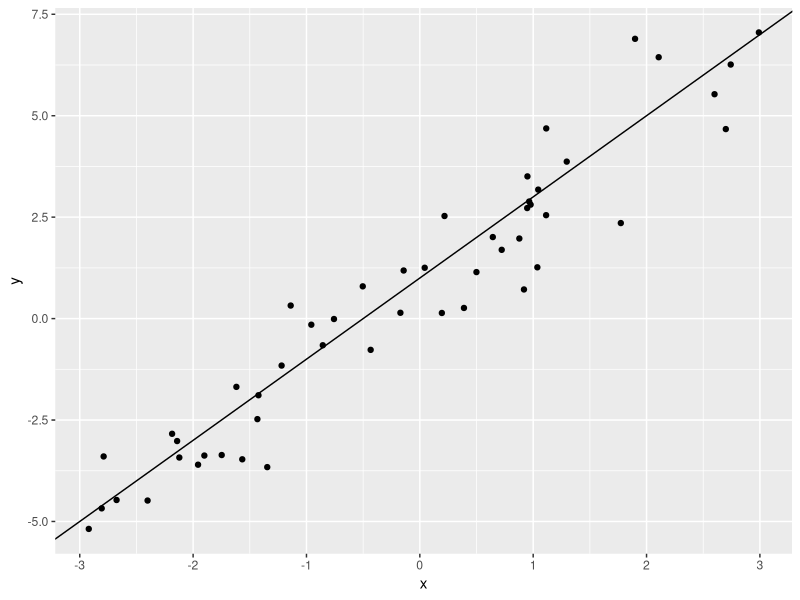
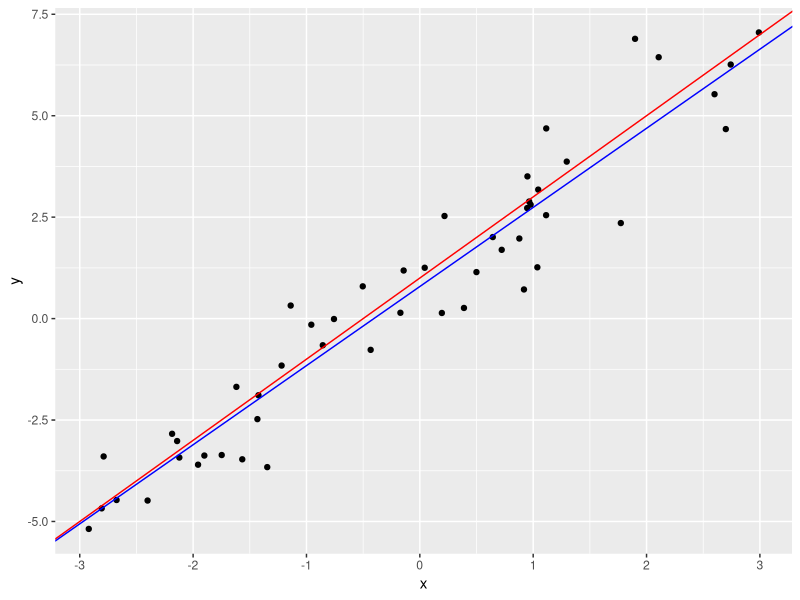
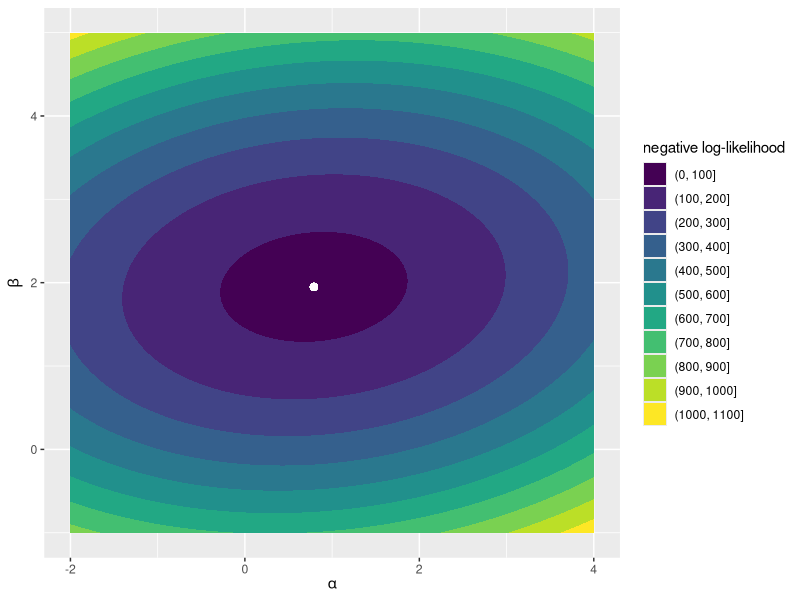
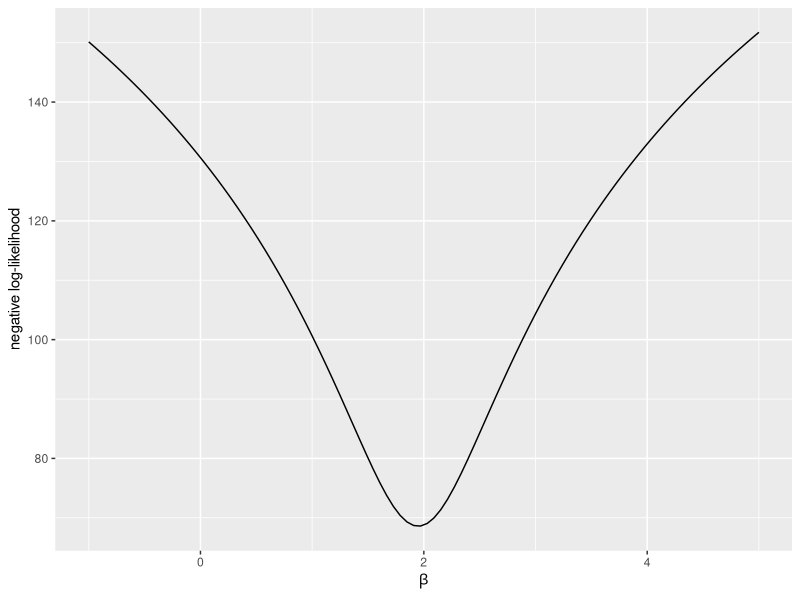
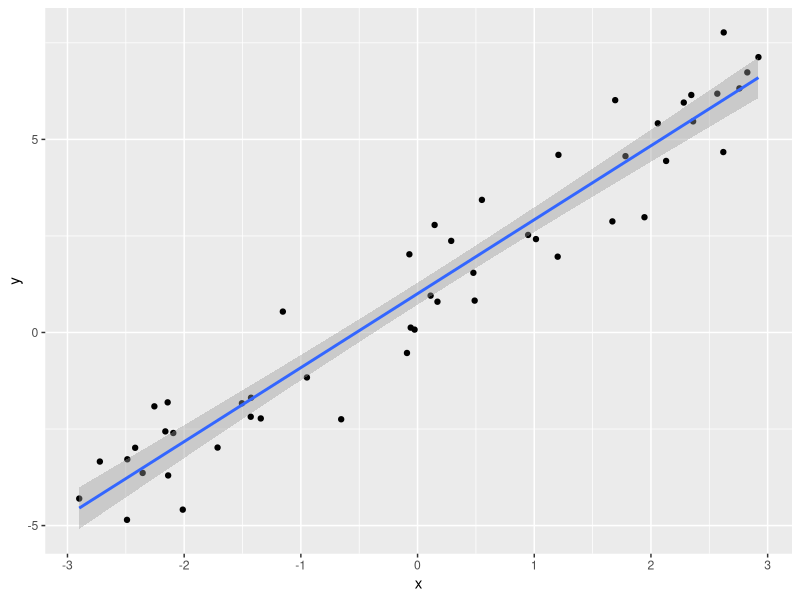

Source code (R) for these figures, in order:
## ---- chunk 1
## load the tidyverse packages
if (!require("tidyverse")) install.packages("tidyverse"); library(tidyverse)

knitr::opts_chunk$set(fig.height = 4, fig.width = 6)
## ---- chunk 2
a <- 1 ## intercept
b <- 2 ## slope
sigma <- 1 ## error standard deviation
## ---- chunk 3
n <- 50 ## sample size

## simulate data
sim_data <- data.frame(x = runif(n, min = -3, max = 3))
sim_data$y <- a + b*sim_data$x + rnorm(n, mean = 0, sd = sigma)

## Look at the data structure
head(sim_data)
## ---- chunk 4
sim_data %>% # start with the data
  ggplot(aes(x, y)) + # tell ggplot which aesthetics to use
  geom_point() + # add points
  geom_abline(intercept = a, slope = b) # show the known regression line
## ---- chunk 5
## negative log-likelihood of y-values given intercept, slope, and error sd
## we pass the parameters as a vector in the order a, b, sigma
lm_log_lik <- function(pars, x, y) {
  a <- pars[1]; b <- pars[2]; sigma <- pars[3]
  if (sigma > 0) {
    return(-sum(dnorm(y, mean = a + b*x, sd = sigma, log = TRUE)))
  } else {
    return(1000)
  }
}
## ---- chunk 6
fit <- optim(
  par = c(a = 0, b = 0, sigma = 1), 
  fn = lm_log_lik, 
  x = sim_data$x, 
  y = sim_data$y, 
  hessian = TRUE
)

fit
## ---- chunk 7
coef(lm(y ~ x, data = sim_data))
## ---- chunk 8
sim_data %>%   
  ggplot(aes(x, y)) + # tell ggplot which aesthetics to use
  geom_point() + # add points
  geom_abline(intercept = a, slope = b, color = "red") + # show the known regression line
  geom_abline(intercept = fit$par[1], slope = fit$par[2], color = "blue") # our estimates
## ---- chunk 9
a_seq <- seq(-2, 4, length.out = 100)
b_seq <- seq(-1, 5, length.out = 100)

### data frame containing all combinations of the intercept and slope values
par_grid <- expand.grid("a" = a_seq, "b" = b_seq)

### loop over data frame, store negative log likelihood
for (i in 1:nrow(par_grid)) {
  par_grid$loglik[i] <- lm_log_lik(
    c(a = par_grid$a[i], b = par_grid$b[i], sigma = fit$par[3]), 
    x = sim_data$x, 
    y = sim_data$y
  )
}
## ---- chunk 10
par_grid %>% 
  ggplot(aes(a, b, z = loglik)) + 
  geom_contour_filled() + 
  labs(x = expression(alpha), y = expression(beta), fill = "negative log-likelihood") + 
  geom_point(aes(x = fit$par[1], y = fit$par[2]), size = 2, color = "white")
## ---- chunk 11
## Modify our `lm_log_lik` function so that the slope is a separate argument
## We'll pass this to `optim` to just find the values of the intercept and sd
slope_proflik <- function(pars, b, x, y) {
  a <- pars[1]; sigma <- pars[2] ## only two pars in this function
  if (sigma > 0) {
    return(-sum(dnorm(y, mean = a + b*x, sd = sigma, log = TRUE)))
  } else {
    return(1000)
  }
}

b_profile <- data.frame(
  b = seq(-1, 5, length.out = 100)  ## values of slope to loop over
)

## loop over values of the slope, store negative log-likelihood
for (i in 1:nrow(b_profile)) {
  b_fit <- optim(
    par = c(a = 0, sigma = 1), # initial values for intercept and sd
    fn = slope_proflik,  # objective function
    b = b_profile$b[i], # fixed slope value
    x = sim_data$x,   # x values
    y = sim_data$y   # y values
  )
  b_profile$nll[i] <- b_fit$value
}

## plot slope profile
b_profile %>% 
  ggplot(aes(b, nll)) + 
  geom_line() + 
  labs(x = expression(beta), y = "negative log-likelihood")
## ---- chunk 12
var_cov <- solve(fit$hessian)
var_cov
## ---- chunk 13
fisher_se <- sqrt(diag(var_cov))
fisher_se
## ---- chunk 14
summary(lm(y ~ x, data = sim_data))
## ---- chunk 15
n_obs <- nrow(sim_data) ## number of observations
n_samples <- 1000 ## number of bootstrap samples

## initialize an empty matrix to store parameter estimates for each sample
par_samples <- matrix(nrow = n_samples, ncol = 3)

## recalculate MLE for each sample
for (i in 1:n_samples) {
  sample_rows <- sample(1:n_obs, size = n_obs, replace = TRUE) # sampled rows from data
  new_data <- sim_data[sample_rows,] # subset data to sampled rows
  
  sample_fit <- optim(
    par = c(0, 0, 1), # initial values
    fn = lm_log_lik, # log likelihood function
    x = new_data$x, # sampled x-values
    y = new_data$y # sampled y-values
  )
  
  par_samples[i,] <- sample_fit$par # store sample parameters
}

boot_se <- apply(par_samples, MARGIN = 2, FUN = sd) # calculate column SDs
boot_se
## ---- chunk 16
gamma <- 0.05 ## 95% confidence interval

alpha_CI <- qnorm(c(gamma/2, 1 - gamma/2), mean = fit$par[1], sd = fisher_se[1])
beta_CI <- qnorm(c(gamma/2, 1 - gamma/2), mean = fit$par[2], sd = fisher_se[2])

cbind(alpha_CI, beta_CI)
## ---- chunk 17
alpha_CI <- qnorm(c(gamma/2, 1 - gamma/2), mean = fit$par[1], sd = boot_se[1])
beta_CI <- qnorm(c(gamma/2, 1 - gamma/2), mean = fit$par[2], sd = boot_se[2])

cbind(alpha_CI, beta_CI)
## ---- chunk 18
alpha_CI <- quantile(par_samples[,1], c(gamma/2, 1 - gamma/2))
beta_CI <- quantile(par_samples[,2], c(gamma/2, 1 - gamma/2))

cbind(alpha_CI, beta_CI)
## ---- chunk 19
lm_fit <- function(x, y, SE = "fisher", init = c("a" = 0, "b" = 0, "sigma" = 1), n_boot = 1000) {

  if (!(SE %in% c("bootstrap", "fisher"))) stop("SE options are bootstrap or fisher")
  if (length(x) != length(y)) stop("x and y lengths differ")

  ## Maximum-likelihood estimate
  MLE <- optim(
    par = init, # initial values
    fn = lm_log_lik,  # our negative log-likelihood function
    x = x,   # x values
    y = y,   # y values
    hessian = (SE == "fisher") # only return Hessian if Fisher information used
  )

  ## Standard error using either fisher information or bootstrapping
  if (SE == "fisher") {
    var_cov <- solve(MLE$hessian)
    fit_se <- sqrt(diag(var_cov))
  } else {
    n_obs <- length(x) ## number of observations

    ## initialize an empty matrix to store parameter estimates for each sample
    par_samples <- matrix(nrow = n_boot, ncol = 3)

    ## recalculate MLE for each sample
    for (i in 1:n_boot) {
      samp <- sample(1:n_obs, size = n_obs, replace = TRUE) # sampled observations
      new_x <- x[samp] # subset x to sampled observations
      new_y <- y[samp] # subset y to sampled observations

      sample_fit <- optim(
        par = init, # initial values
        fn = lm_log_lik, # log likelihood function
        x = new_x, # sampled x-values
        y = new_y # sampled y-values
      )
  
    par_samples[i,] <- sample_fit$par # store sample parameters
  }
  fit_se <- apply(par_samples, MARGIN = 2, FUN = sd) # calculate column SDs
 }

 ## nicely format output
 data.frame(
   coef = c("intercept", "slope"), 
   estimate = MLE$par[1:2], 
   SE = fit_se[1:2]
 )

}
## ---- chunk 20
a <- 1 ## intercept
b <- 2 ## slope
sigma <- 1 ## error standard deviation
n <- 50 ## sample size

## simulate data
sim_data <- tibble(
  x = runif(n, min = -3, max = 3), ## x values
  y = a + b*x + rnorm(n, mean = 0, sd = sigma) ## regression equation
)

## plot data
sim_data %>% ggplot(aes(x, y)) + geom_point() + geom_smooth(method = "lm")

## run regression
lm_fit(sim_data$x, sim_data$y, SE = "fisher")
## ---- chunk 21
## YOUR CODE HERE
## ---- chunk 22
### full negative log-likelihood
full <- optim(par = c(0, 0, 1), fn = lm_log_lik, x = anscombe$x1, y = anscombe$y1)
full <- full$value

### reduced negative log-likelihood
## YOUR CODE HERE

### calculate test statistic
## YOUR CODE HERE

### p-value
## YOUR CODE HERE
## ---- chunk 23
### WRITE THE SUM OF SQUARES FUNCTION -------------------------------------
## sum of squared errors given intercept and slope
## pass the parameters as a vector c(a, b)
sum_sqrs <- function(pars, x, y) {
  a <- pars[1]; b <- pars[2]
  ## YOUR CODE HERE
}

### SIMULATE DATA ---------------------------------------------------------

a <- 1 ## intercept
b <- 2 ## slope
sigma <- 1 ## error standard deviation
n <- 50 ## sample size

## simulate data
sim_data <- tibble(
  x = runif(n, min = -3, max = 3), ## x values
  y = a + b*x + rnorm(n, mean = 0, sd = sigma) ## regression equation
)

### OBTAIN PARAMETER ESTIMATES USING SUM OF SQUARES -----------------------
ss_fit <- optim(
  par = c(0, 0), # initial values (a, b)
  fn = sum_sqrs,  # sum of squares function
  x = sim_data$x,   # x values
  y = sim_data$y   # y values
)

ss_fit
## ---- chunk 24
### OBTAIN PARAMETER ESTIMATES USING MAXIMUM LIKELIHOOD -------------------
ml_fit <- optim(
  par = c(0, 0, 1), # initial values (a, b, sigma)
  fn = lm_log_lik,  # negative log-likelihood function
  x = sim_data$x,   # x values
  y = sim_data$y   # y values
)

ml_fit
